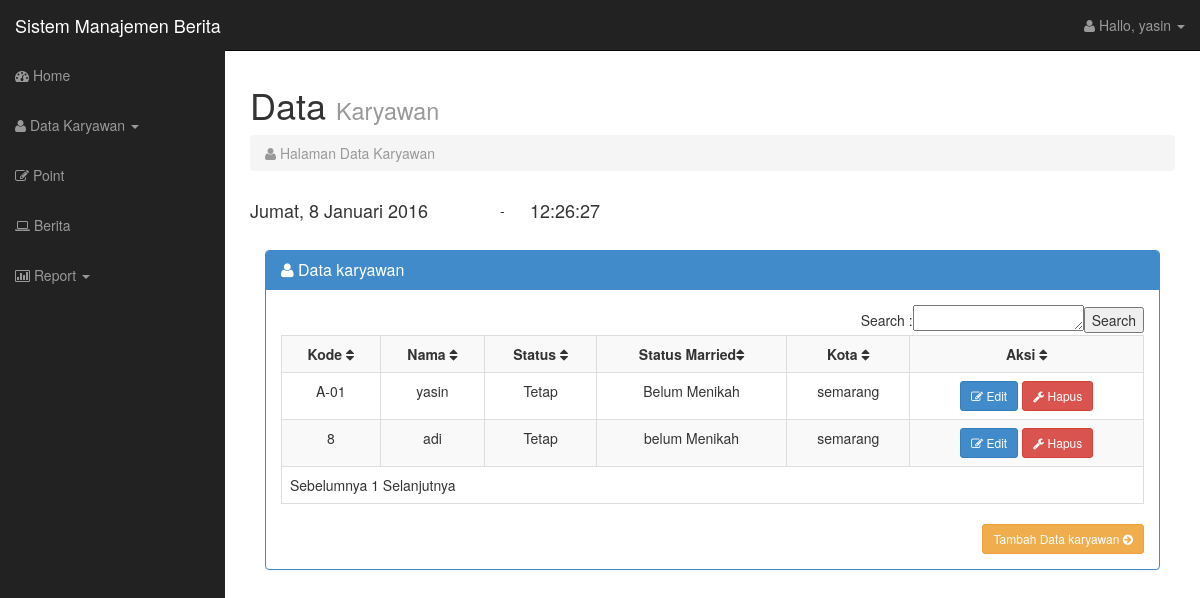
Page /admin/data_karyawan.php (signed in) on the committed database.
### tables this page shows
CREATE TABLE IF NOT EXISTS `wartawan` (
  `id_wartawan` varchar(50) NOT NULL,
  `nama_wartawan` varchar(100) NOT NULL,
  `status_kar` varchar(30) NOT NULL,
  `status` varchar(30) NOT NULL,
  `kota` varchar(100) NOT NULL
);

### admin/data_karyawan.php (the view, shortened to what this page needs)
<?php
if (empty($_SESSION['username'])){
	echo "<script>alert('Anda belum mempunyai hak akses.'); window.location = '../index.html'</script>";
} else {
?>
<!DOCTYPE html>
<html lang="en">
 <head>
    <link href="css/bootstrap.css" rel="stylesheet">
    <link href="css/sb-admin.css" rel="stylesheet">
    <link rel="stylesheet" href="font-awesome/css/font-awesome.min.css">
    <link rel="stylesheet" href="http://cdn.oesmith.co.uk/morris-0.4.3.min.css">
</head>
<body>
	<div id="wrapper">
		<nav class="navbar navbar-inverse navbar-fixed-top" role="navigation">
				<div class="navbar-header">
					<a class="navbar-brand" href="index.php">Sistem Manajemen Berita</a>
				</div>
				<div class="collapse navbar-collapse navbar-ex1-collapse">
					<ul class="nav navbar-nav side-nav">
						<li ><a href="index.php"><i class="fa fa-dashboard"></i> Home </a></li>
						<li class="dropdown">
							<a href="data_karyawan.php"  class="dropdown-toggle" data-toggle="dropdown"><i class="fa fa-user"></i> Data Karyawan <b class="caret"></b></a>
						</li>
						<li><a href="point.php"><i class="fa fa-edit"></i> Point </a></li>
						<li><a href="berita.php"><i class="fa fa-laptop"></i> Berita </a></li>
						<li class="dropdown">
							<a href="#" class="dropdown-toggle" data-toggle="dropdown"><i class="fa fa-bar-chart-o"></i> Report <b class="caret"></b></a>
						</li>
					</ul>
					<ul class="nav navbar-nav navbar-right navbar-user">
						<li class="dropdown user-dropdown">
							<a href="#" class="dropdown-toggle" data-toggle="dropdown"><i class="fa fa-user"></i> Hallo,
						<?php
						echo $_SESSION['username'];
						?>
						<b class="caret"></b></a>
						</li>
					</ul>
				 </div>
		 </nav>
		<?php } ?>
		<div id="page-wrapper">
        <div class="row">
          <div class="col-lg-12">
            <h1> Data <small>Karyawan </small></h1>
            <ol class="breadcrumb">
              <li class="active"><i class="fa fa-user"></i> Halaman Data Karyawan </li>
            </ol>
            <table width="900">
            <tr>
            <td width="250"><div class="Tanggal"><h4><script language="JavaScript">document.write(tanggallengkap);</script></div></h4></td>
            <td align="left" width="30"> - </td>
            <td align="left" width="620"> <h4><div id="output" class="jam" ></div></h4></td>
            </tr>
            </table>
            <br />
			</div>
			</div>
          <div class="col-lg-12">
            <div class="panel panel-primary">
              <div class="panel-heading">
                <h3 class="panel-title"><i class="fa fa-user"></i> Data karyawan</h3>
              </div>
              <div class="panel-body">
                 <div class="table-responsive">
				 <form name="form1" method="get" action="" >
					<table align="right"><td>Search : </td><td><textarea name="q" rows="1" id="q"></textarea></td><td><input type="submit" name="search" value="Search"/></td>
					<table class="table table-bordered table-hover table-striped tablesorter">
                      <tr>
                        <th >Kode <i class="fa fa-sort"></i></th>
                        <th>Nama <i class="fa fa-sort"></i></th>
						<th>Status <i class="fa fa-sort"></i></th>
                        <th>Status Married<i class="fa fa-sort"></i></th>
                        <th> Kota <i class="fa fa-sort"></i></th>
						<th>Aksi <i class="fa fa-sort"></i></th>
                      </tr>
					  <?php
					  $batas = 10;
					$pg = isset( $_GET['pg'] ) ? $_GET['pg'] : "";
					if ( empty( $pg ) ) {
						$posisi = 0;
						$pg = 1;
					} else {
						$posisi = ( $pg - 1 ) * $batas;
					}
					$tampil=mysql_query("select * from wartawan order by id_wartawan desc limit $posisi, $batas");
					  while($data=mysql_fetch_array($tampil))
					  { ?>
				      <tr align="center">
						<td><?php echo $data['id_wartawan']; ?></td>
						<td><?php echo $data['nama_wartawan']; ?></td>
						<td><?php echo $data['status_kar']; ?></td>
						<td><?php echo $data['status']; ?></td>
						<td><?php echo $data['kota']; ?></td>
						<td>
							<a class="btn btn-sm btn-primary" href="edit.php?hal=edit&kd=<?php echo $data['id_wartawan'];?>" onClick="return confirm('Apakah anda akan edit data karyawan?');"><i class="fa fa-edit"></i> Edit</a>
							<a class="btn btn-sm btn-danger" href="hapus.php?hal=hapus&kd=<?php echo $data['id_wartawan'];?>" onClick="return confirm('Apakah anda akan menghapus data karyawan?');"><i class="fa fa-wrench"></i> Hapus</a>
						</td>
					  </tr>
				<?php
              }
              ?>
			  <tr>
					<td colspan="7">
				<?php
				$jml_data = mysql_num_rows(mysql_query("SELECT * FROM wartawan"));
				$JmlHalaman = ceil($jml_data/$batas);
				if ( $pg > 1 ) {
				$link = $pg-1;
				$prev = "<a href='?pg=$link'>Sebelumnya </a>";
				} else {
				$prev = "Sebelumnya ";
				}
				$nmr = '';
				for ( $i = 1; $i<= $JmlHalaman; $i++ ){
					if ( $i == $pg ) {
					$nmr .= $i . " ";
					} else {
					$nmr .= "<a href='?pg=$i'>$i</a> ";
					}
				}
				if ( $pg < $JmlHalaman ) {
				$link = $pg + 1;
				$next = " <a href='?pg=$link'>Selanjutnya</a>";
				} else {
				$next = " Selanjutnya";
				}
				echo $prev . $nmr . $next;
				?>
				<br>
				</td>
				</tr>
					</table>
					</table>
				</form>
					</div>
                <div class="text-right">
                  <a href="tambah.php" class="btn btn-sm btn-warning">Tambah Data karyawan <i class="fa fa-arrow-circle-right"></i></a>
                </div>
			 </div>
			</div>
		</div>
</body>
</html>

### admin/css/sb-admin.css (style rules this page uses)
body { margin-top: 50px; }
#wrapper { padding-left: 0; }
#page-wrapper { width: 100%; padding: 5px 15px; }
@media (min-width:768px) { #wrapper { padding-left: 225px; } }
@media (min-width:768px) { #page-wrapper { padding: 15px 25px; } }
@media (min-width:768px) { .side-nav { margin-left: -225px; left: 225px; width: 225px; position: fixed; top: 50px; height: 100%; border-radius: 0; border: none; background-color: #222222; overflow-y: auto; } }
@media (min-width:768px) { .side-nav>li>a { width: 225px; } }
@media (min-width:768px) { .navbar-collapse { padding-left: 15px !important; padding-right: 15px !important; } }

### rows in the picture
wartawan: id_wartawan "A-01", nama_wartawan "yasin", status_kar "Tetap", status "Belum Menikah", kota "semarang"
wartawan: id_wartawan "8", nama_wartawan "adi", status_kar "Tetap", status "belum Menikah", kota "semarang"

### other values in the picture
$_SESSION['username'] "yasin"
$prev "Sebelumnya"
$next "Selanjutnya"
